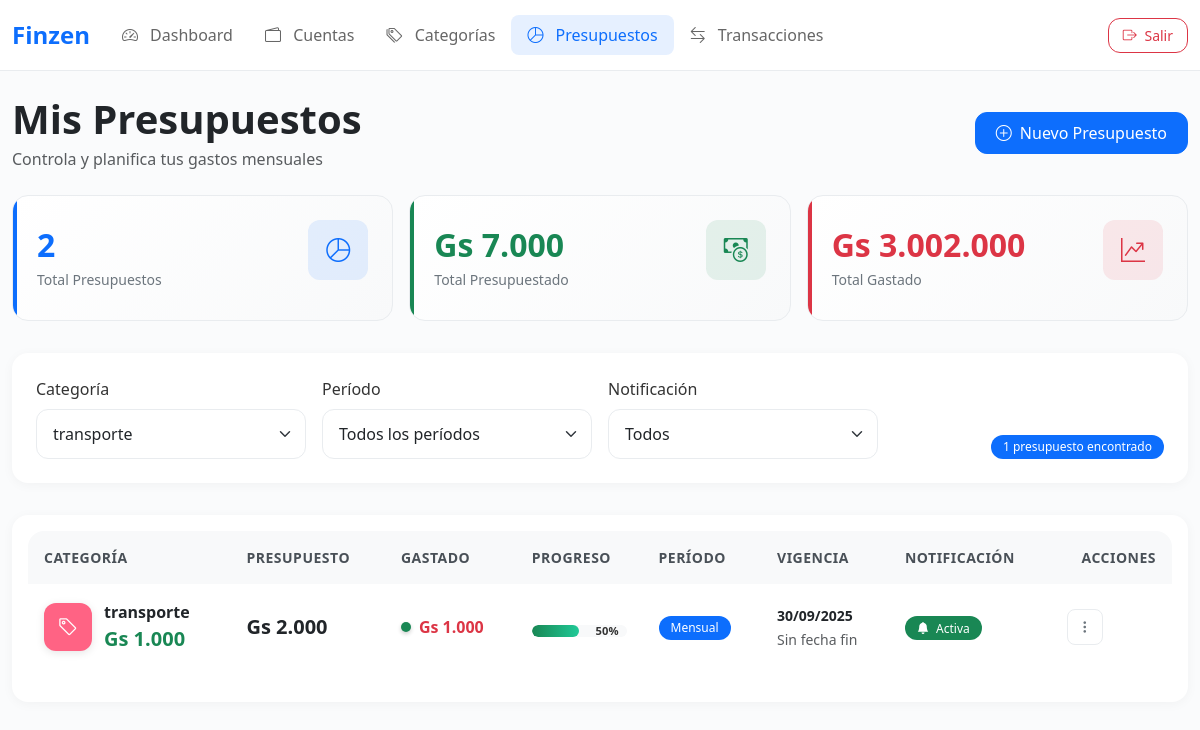
/user/presupuestos.php?categoria_id=3 (signed in), run on the app's committed database.
### tables this page shows
CREATE TABLE `presupuestos` (
  `id` int(10) UNSIGNED NOT NULL,
  `usuario_id` int(10) UNSIGNED NOT NULL,
  `categoria_id` int(10) UNSIGNED NOT NULL,
  `monto` bigint(20) NOT NULL COMMENT 'Valor en centavos/unidad mínima',
  `periodo` enum('mensual','anual') NOT NULL,
  `fecha_inicio` date NOT NULL,
  `fecha_fin` date DEFAULT NULL,
  `notificacion` tinyint(1) DEFAULT 1,
  `creado_en` timestamp NOT NULL DEFAULT current_timestamp(),
  `actualizado_en` timestamp NULL DEFAULT NULL ON UPDATE current_timestamp()
);

CREATE TABLE `categorias` (
  `id` int(10) UNSIGNED NOT NULL,
  `usuario_id` int(10) UNSIGNED NOT NULL,
  `nombre` varchar(50) NOT NULL,
  `tipo` enum('ingreso','gasto') NOT NULL,
  `icono` varchar(50) DEFAULT 'category',
  `color` char(7) DEFAULT '#1976D2',
  `creado_en` timestamp NOT NULL DEFAULT current_timestamp(),
  `actualizado_en` timestamp NULL DEFAULT NULL ON UPDATE current_timestamp()
);

### user/presupuestos.php (the view, shortened to what the rows shown need)
<?php
$db = Conexion::obtenerInstancia()->obtenerConexion();
$usuario_id = $_SESSION["user_id"];
function formatMoney($amount) {
    return 'Gs ' . number_format($amount / 100, 0, ',', '.');
}
class BudgetRepository {
    private $db;
    public function __construct($db) {
        $this->db = $db;
    }
    public function getAll($userId, $filters = [], $limit = 10, $offset = 0) {
        $query = "
            SELECT
                p.*,
                u.nombre_usuario,
                c.nombre AS categoria_nombre,
                c.color AS categoria_color,
                c.tipo AS categoria_tipo,
                COALESCE(SUM(CASE WHEN c.tipo = 'gasto' THEN t.monto ELSE 0 END), 0) AS gastos_actuales
            FROM
                presupuestos p
            INNER JOIN
                usuarios u ON p.usuario_id = u.id
            INNER JOIN
                categorias c ON p.categoria_id = c.id
            LEFT JOIN
                transacciones t ON p.categoria_id = t.categoria_id
                AND t.fecha BETWEEN p.fecha_inicio AND COALESCE(p.fecha_fin, CURDATE())
            WHERE
                p.usuario_id = :usuario_id
        ";
        $params = [':usuario_id' => $userId];
        if (!empty($filters['categoria_id'])) {
            $query .= " AND p.categoria_id = :categoria_id";
            $params[':categoria_id'] = $filters['categoria_id'];
        }
        $query .= " GROUP BY p.id, u.nombre_usuario, c.nombre, c.color, c.tipo";
        $countQuery = "SELECT COUNT(*) FROM ($query) AS filtered";
        $countStmt = $this->db->prepare($countQuery);
        foreach ($params as $key => $value) {
            $countStmt->bindValue($key, $value);
        }
        $countStmt->execute();
        $total = $countStmt->fetchColumn();
        $query .= " ORDER BY p.fecha_inicio DESC LIMIT :limit OFFSET :offset";
        $stmt = $this->db->prepare($query);
        $stmt->bindValue(':limit', $limit, PDO::PARAM_INT);
        $stmt->bindValue(':offset', $offset, PDO::PARAM_INT);
        foreach ($params as $key => $value) {
            $stmt->bindValue($key, $value);
        }
        $stmt->execute();
        return [
            'data' => $stmt->fetchAll(),
            'total' => $total
        ];
    }
}
$periodos = [
    "mensual" => "Mensual",
    "anual" => "Anual",
];
$budgetRepo = new BudgetRepository($db);
$filters = [
    'categoria_id' => $_GET['categoria_id'] ?? '',
    'periodo' => $_GET['periodo'] ?? '',
    'notificacion' => isset($_GET['notificacion']) ? (int)$_GET['notificacion'] : null
];
$page = isset($_GET['page']) ? (int)$_GET['page'] : 1;
$perPage = 5;
$offset = ($page - 1) * $perPage;
$result = $budgetRepo->getAll($usuario_id, $filters, $perPage, $offset);
$presupuestos = $result['data'];
?>
<!DOCTYPE html>
<html lang="es">
<head>
    <link href="https://cdn.jsdelivr.net/npm/bootstrap@5.3.0/dist/css/bootstrap.min.css" rel="stylesheet">
    <link rel="stylesheet" href="https://cdn.jsdelivr.net/npm/bootstrap-icons@1.10.0/font/bootstrap-icons.css">
</head>
<body>
    <div class="container py-4">
        <div class="d-flex justify-content-between align-items-center mb-4">
            <div>
                <h1 class="mb-1">Mis Presupuestos</h1>
            </div>
        </div>
        <div class="card">
            <div class="card-body">
                <?php if (empty($presupuestos)): ?>
                    <div class="empty-state">
                        <i class="bi bi-pie-chart"></i>
                        <h3 class="mb-2">No se encontraron presupuestos</h3>
                        <p class="text-muted mb-4">No hay presupuestos que coincidan con los filtros seleccionados</p>
                        <button class="btn btn-primary" data-bs-toggle="modal" data-bs-target="#addBudgetModal">
                            <i class="bi bi-plus-circle me-1"></i> Agregar Presupuesto
                        </button>
                    </div>
                <?php else: ?>
                    <div class="table-responsive">
                        <table class="table table-hover align-middle">
                            <thead class="table-light">
                                <tr>
                                    <th>Categoría</th>
                                    <th>Presupuesto</th>
                                    <th>Gastado</th>
                                    <th>Progreso</th>
                                    <th>Período</th>
                                    <th>Vigencia</th>
                                    <th>Notificación</th>
                                    <th class="text-end">Acciones</th>
                                </tr>
                            </thead>
                            <tbody>
                                <?php foreach ($presupuestos as $presupuesto):
                                    $progreso = $presupuesto["monto"] > 0 ? min(100, ($presupuesto["gastos_actuales"] / $presupuesto["monto"]) * 100) : 0;
                                    $progresoClase = $progreso > 90 ? 'progress-danger' :
                                                    ($progreso > 70 ? 'progress-warning' : 'progress-success');
                                    $statusClase = $progreso > 90 ? 'status-danger' :
                                                 ($progreso > 70 ? 'status-warning' : 'status-safe');
                                    $restante = $presupuesto["monto"] - $presupuesto["gastos_actuales"];
                                    $restanteClase = $progreso > 90 ? 'restante-danger' :
                                                   ($progreso > 70 ? 'restante-warning' : 'restante-safe');
                                ?>
                                <tr>
                                    <td>
                                        <div class="d-flex align-items-center">
                                            <?php if (!empty($presupuesto['categoria_color'])): ?>
                                                <span class="category-icon" style="background-color: <?= htmlspecialchars($presupuesto['categoria_color']) ?>">
                                                    <i class="bi bi-tag"></i>
                                                </span>
                                            <?php endif; ?>
                                            <div>
                                                <strong><?= htmlspecialchars($presupuesto["categoria_nombre"]) ?></strong>
                                                <br>
                                                <span class="restante-amount <?= $restanteClase ?>">
                                                    <?= formatMoney($restante) ?>
                                                </span>
                                            </div>
                                        </div>
                                    </td>
                                    <td>
                                        <span class="fw-bold h5"><?= formatMoney($presupuesto["monto"]) ?></span>
                                    </td>
                                    <td>
                                        <div class="budget-status">
                                            <span class="status-indicator <?= $statusClase ?>"></span>
                                            <span class="<?= $presupuesto["gastos_actuales"] > 0 ? 'text-danger fw-bold' : 'text-muted' ?>">
                                                <?= formatMoney($presupuesto["gastos_actuales"]) ?>
                                            </span>
                                        </div>
                                    </td>
                                    <td>
                                        <div class="progress-container">
                                            <div class="progress-bar <?= $progresoClase ?>" style="width: <?= $progreso ?>%">
                                            </div>
                                            <span class="progress-percentage"><?= round($progreso) ?>%</span>
                                        </div>
                                    </td>
                                    <td>
                                        <span class="badge bg-primary badge-custom">
                                            <?= htmlspecialchars($periodos[$presupuesto["periodo"]] ?? $presupuesto["periodo"]) ?>
                                        </span>
                                    </td>
                                    <td>
                                        <small>
                                            <strong><?= date("d/m/Y", strtotime($presupuesto["fecha_inicio"])) ?></strong>
                                            <?php if ($presupuesto["fecha_fin"]): ?>
                                                <br>al <?= date("d/m/Y", strtotime($presupuesto["fecha_fin"])) ?>
                                            <?php else: ?>
                                                <br><span class="text-muted">Sin fecha fin</span>
                                            <?php endif; ?>
                                        </small>
                                    </td>
                                    <td>
                                        <?php if ($presupuesto["notificacion"]): ?>
                                            <span class="badge bg-success badge-custom">
                                                <i class="bi bi-bell-fill me-1"></i> Activa
                                            </span>
                                        <?php else: ?>
                                            <span class="badge bg-secondary badge-custom">
                                                <i class="bi bi-bell-slash me-1"></i> Inactiva
                                            </span>
                                        <?php endif; ?>
                                    </td>
                                    <td class="text-end">
                                        <div class="dropdown actions-dropdown">
                                            <button class="btn btn-sm btn-outline-secondary btn-action dropdown-toggle" type="button"
                                                    data-bs-toggle="dropdown" data-bs-auto-close="outside"
                                                    aria-expanded="false">
                                                <i class="bi bi-three-dots-vertical"></i>
                                            </button>
                                        </div>
                                    </td>
                                </tr>
                                <?php endforeach; ?>
                            </tbody>
                        </table>
                    </div>
                <?php endif; ?>
            </div>
        </div>
    </div>
</body>
</html>

### data on the page
presupuestos: categoria.nombre "transporte", restante "Gs 1.000", monto "Gs 2.000", gastos_actuales "Gs 1.000", progreso "50", periodo "Mensual", fecha_inicio "30/09/2025", shows "Sin fecha fin", notificacion 1 (drawn)

### other printed values
$stats['total_presupuestos'] "2"
formatMoney($stats['total_presupuestado']) "Gs 7.000"
formatMoney($stats['total_gastado']) "Gs 3.002.000"
$totalPresupuestos "1"
form field categoria_id "transporte"
